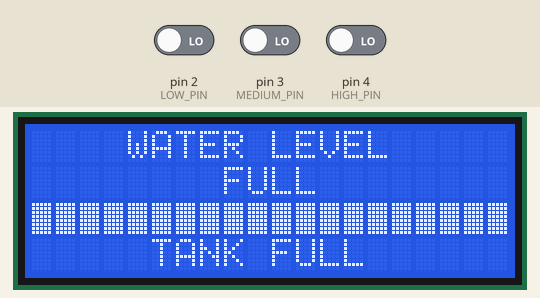
Simulated run of this sketch. Board: Arduino Uno, built with avr-gcc and run on an emulated ATmega328P. Shown: 20×4 character LCD. The inputs (shaded band) are chosen by the test bench; at power-on: pin 4 (HIGH_PIN) LOW, pin 3 (MEDIUM_PIN) LOW, pin 2 (LOW_PIN) LOW.

Above: at 2.3 s.
2.4 s: pin 4 (HIGH_PIN) driven HIGH
At 3.2 s:
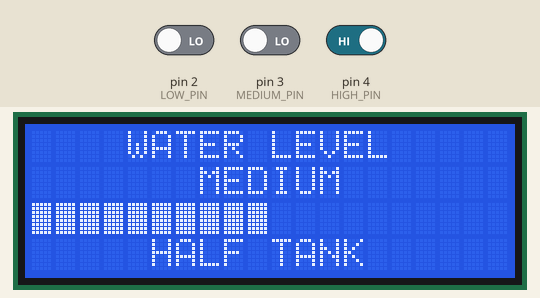
5.4 s: pin 3 (MEDIUM_PIN) driven HIGH
At 6.5 s:
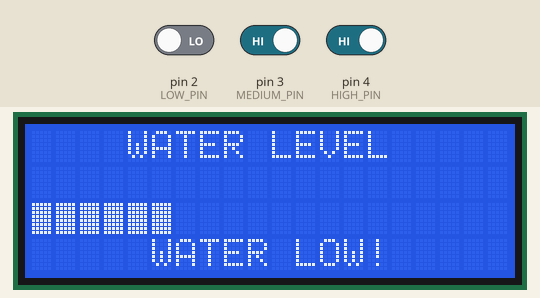
8.4 s: pin 2 (LOW_PIN) driven HIGH
At 8.9 s:
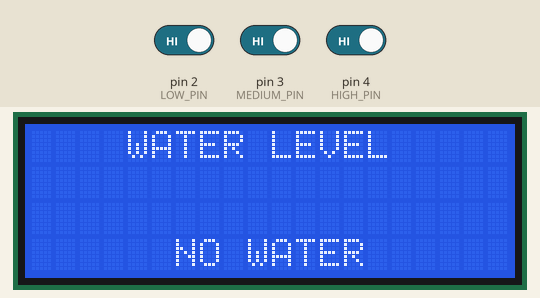
11.4 s: pin 3 (MEDIUM_PIN) driven LOW
At 12.7 s:
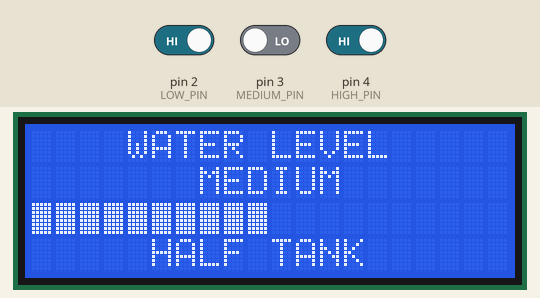
13.0 s: pin 4 (HIGH_PIN) driven LOW
At 13.8 s:
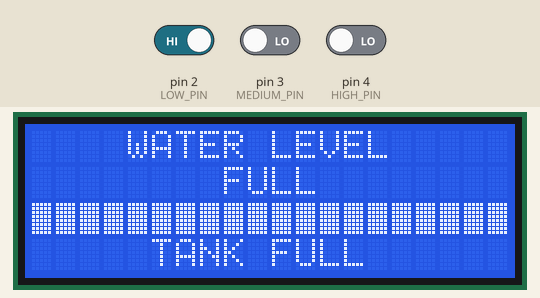
14.6 s: pin 3 (MEDIUM_PIN) driven HIGH and pin 4 (HIGH_PIN) driven HIGH
At 15.6 s:
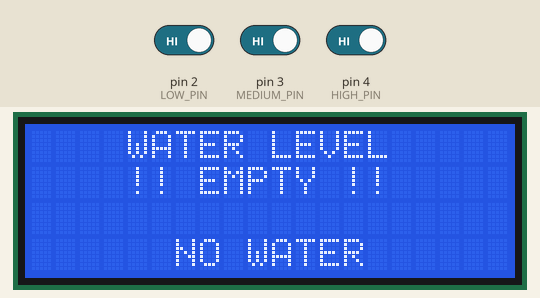
Timing chart, 0 to 17.6 s (numbered marks = the images above; inputs shaded):
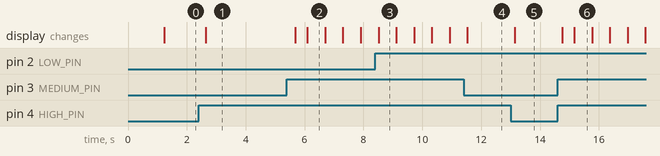

The sketch:

water_level_indicator.ino
```cpp
#include <Wire.h>
#include <LiquidCrystal_I2C.h>
#include <string.h>

LiquidCrystal_I2C lcd(0x27, 20, 4);

const byte LOW_PIN = 2;
const byte MEDIUM_PIN = 3;
const byte HIGH_PIN = 4;

unsigned long lastAnimation = 0;
bool blinkState = true;

void printCentered(byte row, const char* text) {
  lcd.setCursor(0, row);
  lcd.print("                    ");

  int len = strlen(text);
  int col = (20 - len) / 2;

  lcd.setCursor(col, row);
  lcd.print(text);
}

void drawBattery(byte level) {
  lcd.setCursor(0, 2);

  for (byte i = 0; i < 20; i++) {
    if (i < level * 2) {
      lcd.write((byte)255);
    } else {
      lcd.print(' ');
    }
  }
}

void setup() {
  pinMode(LOW_PIN, INPUT);
  pinMode(MEDIUM_PIN, INPUT);
  pinMode(HIGH_PIN, INPUT);

  lcd.init();
  lcd.backlight();
  lcd.clear();

  printCentered(0, "WATER LEVEL");
  printCentered(1, "SYSTEM STARTING");
  delay(1000);
  lcd.clear();
}

void loop() {
  // BC547 transistor ON = Arduino input LOW
  bool lowWet = digitalRead(LOW_PIN) == LOW;
  bool mediumWet = digitalRead(MEDIUM_PIN) == LOW;
  bool highWet = digitalRead(HIGH_PIN) == LOW;

  const char* status;
  const char* message;
  byte level;

  if (highWet) {
    status = "FULL";
    message = "TANK FULL";
    level = 10;
  }
  else if (mediumWet) {
    status = "MEDIUM";
    message = "HALF TANK";
    level = 5;
  }
  else if (lowWet) {
    status = "LOW";
    message = "WATER LOW!";
    level = 3;
  }
  else {
    status = "EMPTY";
    message = "NO WATER";
    level = 0;
  }

  // Blink only EMPTY and LOW
  if (millis() - lastAnimation >= 500) {
    lastAnimation = millis();
    blinkState = !blinkState;
  }

  printCentered(0, "WATER LEVEL");

  if (strcmp(status, "EMPTY") == 0) {
    printCentered(1, blinkState ? "!! EMPTY !!" : "");
  }
  else if (strcmp(status, "LOW") == 0) {
    printCentered(1, blinkState ? "! LOW !" : "");
  }
  else {
    printCentered(1, status);
  }

  // Full-width battery bar
  drawBattery(level);

  printCentered(3, message);

  delay(100);
}
```

Measured:
- after the input at 2.4 s, the display: changes after 0.24 s (image 1)
- after the input at 5.4 s, the display: first changes after 0.29 s (image 2 shows a later state)
- after the input at 8.4 s, the display: changes after 0.11 s (image 3)
- after the input at 11.4 s, the display: changes after 0.13 s (image 4)
- after the input at 13.0 s, the display: changes after 0.15 s (image 5)
- after the input at 14.6 s, the display: first changes after 0.15 s (image 6 shows a later state)
- what the display in image 2 shows lasts 0.6 s, from 6.1 s to 6.7 s
